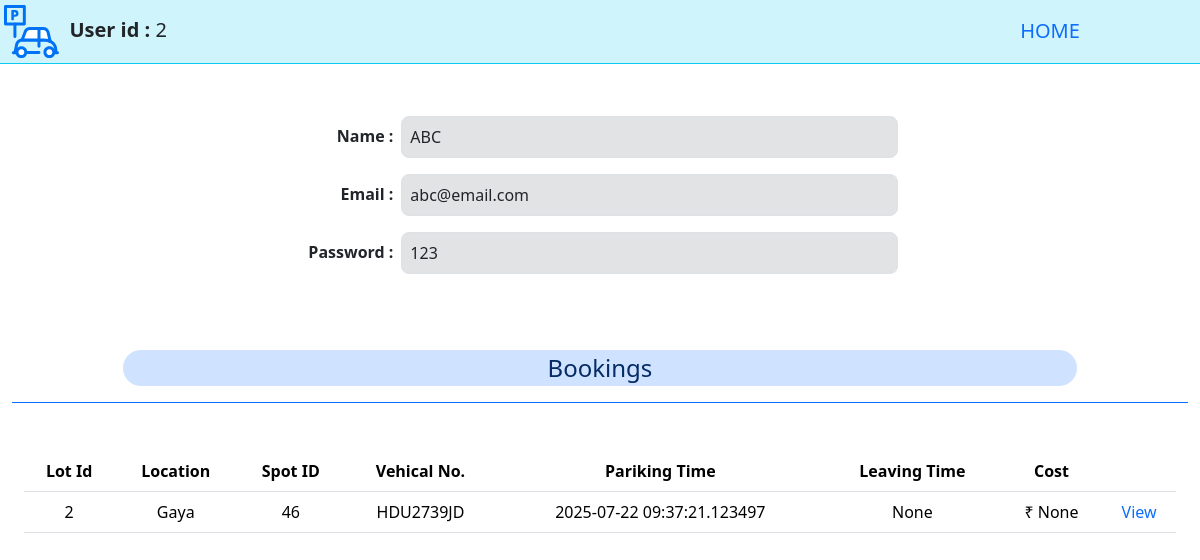
/users/2 (signed in), run on an earlier commit of the app's database.
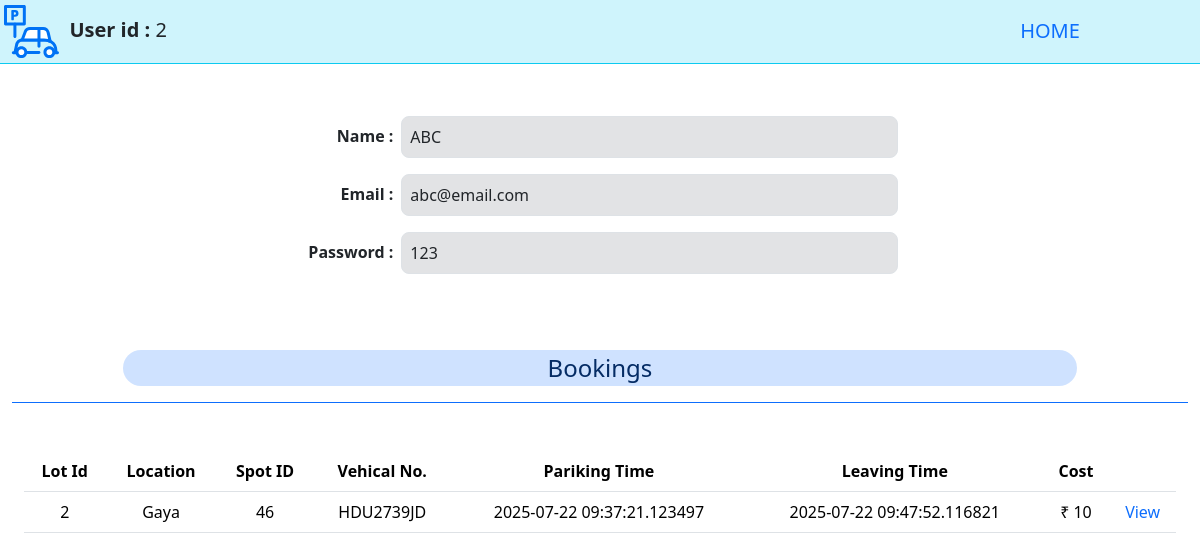
And on a later commit of the database.
### application/models.py (models this page shows)
class User(db.Model):
    id = db.Column(db.Integer, primary_key=True, autoincrement=True)
    email = db.Column(db.String(), unique=True, nullable=False)
    username = db.Column(db.String(), nullable=False)
    password = db.Column(db.String(), nullable=False)
    is_admin = db.Column(db.Boolean, default=False)
    bookings = db.relationship('Booking', backref='user', lazy=True, order_by='Booking.parking')

class Booking(db.Model):
    id = db.Column(db.Integer(), primary_key=True, autoincrement=True)
    user_id = db.Column(db.Integer(), db.ForeignKey('user.id'), nullable=False)
    lot_id = db.Column(db.Integer(), db.ForeignKey('parking_lot.id'), nullable=True)
    spot_id = db.Column(db.Integer(), db.ForeignKey('parking_spot.id'), nullable=True)
    parking = db.Column(db.DateTime(), nullable=False)
    leaving = db.Column(db.DateTime(), nullable=True)
    vehicle_no = db.Column(db.String(), nullable=False)
    cost = db.Column(db.Integer(), nullable= True)
    price = db.Column(db.Integer(),nullable=False)

class Parking_lot(db.Model):
    id = db.Column(db.Integer, primary_key=True ,autoincrement=True)
    max_spots = db.Column(db.Integer(), nullable=False)
    price = db.Column(db.Integer(), nullable=False)
    prime_location = db.Column(db.String(), nullable=False)
    pincode = db.Column(db.Integer(), nullable=False)
    address = db.Column(db.String(), nullable=False)
    spots = db.relationship('Parking_spot', backref='parking_lot', lazy=True)
    bookings = db.relationship('Booking', backref='parking_lot', lazy=True, order_by='Booking.parking')

### application/controllers.py (the view)
@app.route("/users/<int:id>", methods=['GET','POST'])
def viewuser(id):
    if 'user' not in session:
        return redirect(url_for('login'))
    u=User.query.get(session['user'])
    if u.is_admin==True:
        usr=User.query.get(id)
        if usr:
            bk=reversed(usr.bookings)
            lt={lot.id:lot for lot in Parking_lot.query.all()}
            return render_template('viewuser.html',user=usr,lots=lt, bookings=bk)
        else:
            flash("\\nUser Does NOT exists !!")
            return redirect(url_for('admin'))
    return redirect(url_for('user'))

### templates/viewuser.html (shortened to what this page needs)
{% extends "template.jinja" %}
{% block body %}
<div class="container-fluid">
    <div class="row border-bottom border-info mb-5 bg-info-subtle justify-content-center">
        <div class="col fs-5 p-1"> <img src="/static/parking.svg" width="55" height="55" alt="ParkHere">
            <b>&nbsp;User id :</b> {{user.id}}
        </div>
        <div class="col-3 text-center fs-5 p-3">
            <a class="link link-primary link-underline-opacity-0" href="/">HOME</a>
        </div>
    </div>
    <div class="row justify-content-center mb-2 p-1">
        <div class="col-3 p-2 text-end"> <b>Name :</b>
        </div>
        <div class="col-5 bg-secondary-subtle border rounded-3 p-2 ">{{user.username}}
        </div>
        <div class="col-2 ">
        </div>
    </div>
    <div class="row justify-content-center mb-2 p-1">
        <div class="col-3 p-2 text-end"> <b>Email :</b>
        </div>
        <div class="col-5 bg-secondary-subtle border rounded-3 p-2 ">{{user.email}}
        </div>
        <div class="col-2 ">
        </div>
    </div>
    <div class="row justify-content-center mb-2 p-1">
        <div class="col-3 p-2 text-end"> <b>Password :</b>
        </div>
        <div class="col-5 bg-secondary-subtle border rounded-3 p-2 ">{{user.password}}
        </div>
        <div class="col-2 ">
        </div>
    </div>
    <br><br>
    <div class="container-fluid mb-5">
        <div class="row border-bottom border-primary justify-content-center p-3 mb-5">
            <div class="col-10 bg-primary-subtle rounded-pill text-primary-emphasis text-center fs-4">
                Bookings
            </div>
        </div>
        <table class="table text-center">
            <thead>
                <th>Lot Id</th>
                <th>Location</th>
                <th>Spot ID</th>
                <th>Vehical No.</th>
                <th>Pariking Time</th>
                <th>Leaving Time</th>
                <th>Cost</th>
                <th></th>
            </thead>
            <tbody>
                {% for b in bookings %}
                <tr>
                    <td>{{b.lot_id}}</td>
                    {% if b.lot_id%}
                    <td>{{lots[b.lot_id].prime_location}}</td>
                    {%else%}
                    <td>Deleted</td>
                    {%endif%}
                    <td>{{b.spot_id}}</td>
                    <td>{{b.vehicle_no}}</td>
                    <td>{{b.parking}}</td>
                    <td>{{b.leaving}}</td>
                    <td>₹ {{b.cost}}</td>
                    <td><a class="link-primary link-underline-opacity-0" href="/editlot/{{b.lot_id}}">View</a></td>
                </tr>
                {% endfor %}
            </tbody>
        </table>
    </div>
    <br><br><br><br><br><br><br><br><br><br><br>
</div>
    {% endblock %}

### templates/template.jinja (shortened to what this page needs)
<!DOCTYPE html>
<html lang="en">
<head>
    <link href="https://cdn.jsdelivr.net/npm/bootstrap@5.3.7/dist/css/bootstrap.min.css" rel="stylesheet"
>
</head>
<body>
    {% block body %}{% endblock %}
</body>
</html>

What changed in the data, as far as the page shows it:
changed Booking "HDU2739JD": leaving "None" → "2025-07-22 09:47:52.116821"; cost "None" → "10"
